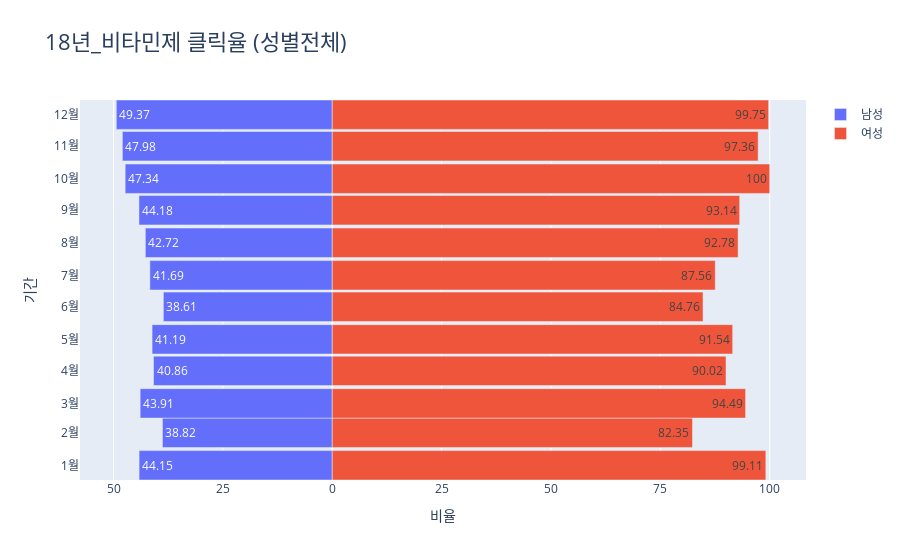

The notebook cell saved with this chart:
### Code cell
### 성별 클릭율 비교
url = "https://openapi.naver.com/v1/datalab/shopping/category/gender"

### 성별 연령별도 추가하고 싶으면 주석 풀고 '}' 위치 옮기고 ',' 추가하면 됨
body = '{"startDate":"2018-01-01",'
body += '"endDate":"2018-12-31",'
body += '"timeUnit":"month",'
body += '"category":"50001090"}'
# body += '"age":["10", "20", "30"]}'

request = urllib.request.Request(url)
request.add_header("X-Naver-Client-Id",client_id)
request.add_header("X-Naver-Client-Secret",client_secret)
request.add_header("Content-Type","application/json")
response = urllib.request.urlopen(request, data=body.encode("utf-8"))
rescode = response.getcode()
if(rescode == 200):
    response_body = response.read()
    data = response_body.decode('utf-8')
else:
    print("Error Code:" + rescode)

### API로 받아온 Json 파일을 불러와서 list 형태로 저장 (보통 period(기간), ratio(비율), group(성별, 나이별)으로 구분됨)
json_data = json.loads(data)
data_list = json_data["results"][0]["data"]

### 데이터 프레임 형태로 바꾸며, 필요시 pivot 테이블 활용해서 데이터 전처리(가공)
df = pd.DataFrame(data_list)
df_pivot = df.pivot(index='period', columns='group', values='ratio').reset_index()

### 데이터 Series 형태로 받아서 Figure에 넣기
date_sgmt = df_pivot['period']
male_data = df_pivot['m'] * -1
female_data = df_pivot['f']

fig = go.Figure()

fig.add_trace(go.Bar(x = male_data,
                    y = date_sgmt,
                    name = '남성',
                    orientation = 'h',
                    text = round(-1*male_data, 2)))
fig.add_trace(go.Bar(x = female_data,
                    y = date_sgmt,
                    name = '여성',
                    orientation = 'h',
                    text = round(female_data, 2)))

fig.update_layout(title = '18년_비타민제 클릭율 (성별전체)',
                  title_font_size = 22,
                  barmode = 'overlay',
                  bargap = 0.0,
                  bargroupgap = 0,
                  xaxis = dict(tickvals = [-100, -75, -50, -25, 0, 25, 50, 75, 100],
                             ticktext = ['100', '75', '50', '25', '0', '25', '50', '75', '100'],
                             title = '비율',
                             title_font_size = 14),
                  yaxis = dict(tickvals = ['2018-01-01', '2018-02-01', '2018-03-01', '2018-04-01', '2018-05-01', '2018-06-01', '2018-07-01', '2018-08-01', '2018-09-01', '2018-10-01', '2018-11-01', '2018-12-01'],
                             ticktext = ['1월', '2월', '3월', '4월', '5월', '6월', '7월', '8월', '9월', '10월', '11월', '12월'],
                             title = '기간',
                             title_font_size = 14))

fig.show()

### Figure 1 — Plotly figure (JSON) as saved in the notebook; plotly's stock layout.template omitted (floating-point values rounded to 4 significant figures)
{"data": [{"name": "남성", "orientation": "h", "text": [44.15, 38.82, 43.91, 40.86, 41.19, 38.61, 41.69, 42.72, 44.18, 47.34, 47.98, 49.37], "type": "bar", "x": [-44.15, -38.82, -43.91, -40.86, -41.19, -38.61, -41.69, -42.72, -44.18, -47.34, -47.98, -49.37], "y": ["2018-01-01", "2018-02-01", "2018-03-01", "2018-04-01", "2018-05-01", "2018-06-01", "2018-07-01", "2018-08-01", "2018-09-01", "2018-10-01", "2018-11-01", "2018-12-01"]}, {"name": "여성", "orientation": "h", "text": [99.11, 82.35, 94.49, 90.02, 91.54, 84.76, 87.56, 92.78, 93.14, 100, 97.36, 99.75], "type": "bar", "x": [99.11, 82.35, 94.49, 90.02, 91.54, 84.76, 87.56, 92.78, 93.14, 100, 97.36, 99.75], "y": ["2018-01-01", "2018-02-01", "2018-03-01", "2018-04-01", "2018-05-01", "2018-06-01", "2018-07-01", "2018-08-01", "2018-09-01", "2018-10-01", "2018-11-01", "2018-12-01"]}], "layout": {"bargap": 0, "bargroupgap": 0, "barmode": "overlay", "title": {"font": {"size": 22}, "text": "18년_비타민제 클릭율 (성별전체)"}, "xaxis": {"ticktext": ["100", "75", "50", "25", "0", "25", "50", "75", "100"], "tickvals": [-100, -75, -50, -25, 0, 25, 50, 75, 100], "title": {"font": {"size": 14}, "text": "비율"}}, "yaxis": {"ticktext": ["1월", "2월", "3월", "4월", "5월", "6월", "7월", "8월", "9월", "10월", "11월", "12월"], "tickvals": ["2018-01-01", "2018-02-01", "2018-03-01", "2018-04-01", "2018-05-01", "2018-06-01", "2018-07-01", "2018-08-01", "2018-09-01", "2018-10-01", "2018-11-01", "2018-12-01"], "title": {"font": {"size": 14}, "text": "기간"}}}}
